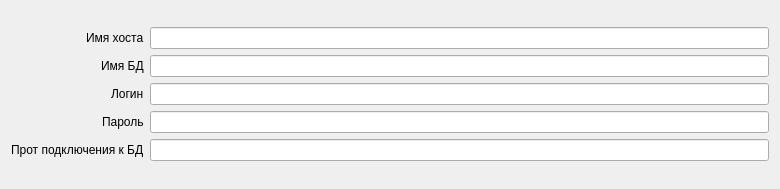
<?xml version="1.0" encoding="UTF-8"?>
<ui version="4.0">
 <class>Dialog</class>
 <widget class="QDialog" name="Dialog">
  <property name="geometry">
   <rect>
    <x>0</x>
    <y>0</y>
    <width>780</width>
    <height>189</height>
   </rect>
  </property>
  <property name="windowTitle">
   <string>Dialog</string>
  </property>
  <layout class="QVBoxLayout" name="verticalLayout_3">
   <item>
    <layout class="QHBoxLayout" name="horizontalLayout">
     <item>
      <layout class="QVBoxLayout" name="verticalLayout_2">
       <item alignment="Qt::AlignRight">
        <widget class="QLabel" name="label_2">
         <property name="text">
          <string>Имя хоста</string>
         </property>
        </widget>
       </item>
       <item alignment="Qt::AlignRight">
        <widget class="QLabel" name="label_3">
         <property name="text">
          <string>Имя БД</string>
         </property>
        </widget>
       </item>
       <item alignment="Qt::AlignRight">
        <widget class="QLabel" name="label_5">
         <property name="text">
          <string>Логин</string>
         </property>
        </widget>
       </item>
       <item alignment="Qt::AlignRight">
        <widget class="QLabel" name="label_4">
         <property name="text">
          <string>Пароль</string>
         </property>
        </widget>
       </item>
       <item alignment="Qt::AlignRight">
        <widget class="QLabel" name="label">
         <property name="text">
          <string>Прот подключения к БД</string>
         </property>
        </widget>
       </item>
      </layout>
     </item>
     <item>
      <layout class="QVBoxLayout" name="verticalLayout">
       <item>
        <widget class="QLineEdit" name="host_name">
         <property name="text">
          <string/>
         </property>
        </widget>
       </item>
       <item>
        <widget class="QLineEdit" name="BD_Name">
         <property name="text">
          <string/>
         </property>
        </widget>
       </item>
       <item>
        <widget class="QLineEdit" name="Login">
         <property name="text">
          <string/>
         </property>
        </widget>
       </item>
       <item>
        <widget class="QLineEdit" name="password">
         <property name="text">
          <string/>
         </property>
        </widget>
       </item>
       <item>
        <widget class="QLineEdit" name="prot"/>
       </item>
      </layout>
     </item>
    </layout>
   </item>
  </layout>
 </widget>
 <resources/>
 <connections/>
</ui>
